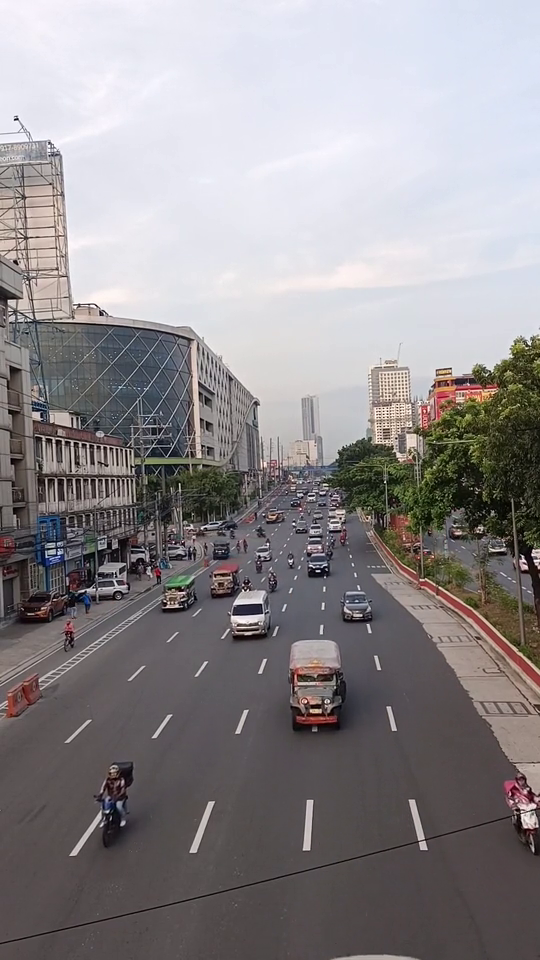
#> input picture frame 55 of traffic.mp4, 540 x 960 px
$ python vehicle_detection.py
#> lines starting #> are read from the running program, lines starting #| are printed output that depends on the picture; after the words box and inside, x2 and y2 are one past the last pixel; in counts of white or black regions, pixels touching at a corner belong together
# vehicle_detection_simple.py
# Simple vehicle detection demo that clearly shows "Camera: ACTIVE" status
# and draws a green box + "VEHICLE" label for each detection.
# Press 'q' to quit.

import cv2
import time

# Use local haarcascade file named 'haarcascade_car.xml' in same folder
CASCADE_PATH = "haarcascade_car.xml"

# Load cascade - use local file to avoid missing default cascade
car_cascade = cv2.CascadeClassifier(CASCADE_PATH)
if car_cascade.empty():
    raise IOError(f"Could not load cascade classifier from '{CASCADE_PATH}'. Make sure the file exists in the project folder.")

# Open default webcam (0). Replace with "traffic.mp4" to use a file.
cap = cv2.VideoCapture("traffic.mp4")
if not cap.isOpened():
    raise IOError("Cannot open webcam. Check camera connection or try a video file path.")

# For FPS calculation
prev_time = time.time()
fps = 0.0

print("Camera opened. Press 'q' in the video window to quit.")

try:
    while True:
        ret, frame = cap.read()
#> frame is the input picture: shape (960, 540, 3); mean B, G, R 141, 138.6, 142.7
        if not ret:
            print("Frame not received. Exiting.")
            break

        # Resize to a reasonable width for speed/display (optional)
        frame = cv2.resize(frame, (960, 540))
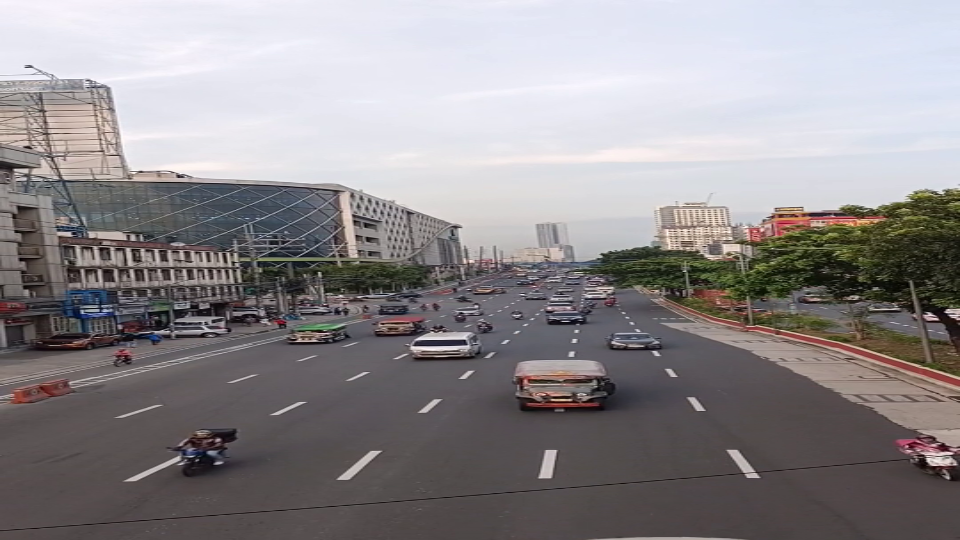
#> frame: shape (540, 960, 3); mean B, G, R 140.9, 138.5, 142.6

        # Convert to grayscale for the cascade detector
        gray = cv2.cvtColor(frame, cv2.COLOR_BGR2GRAY)
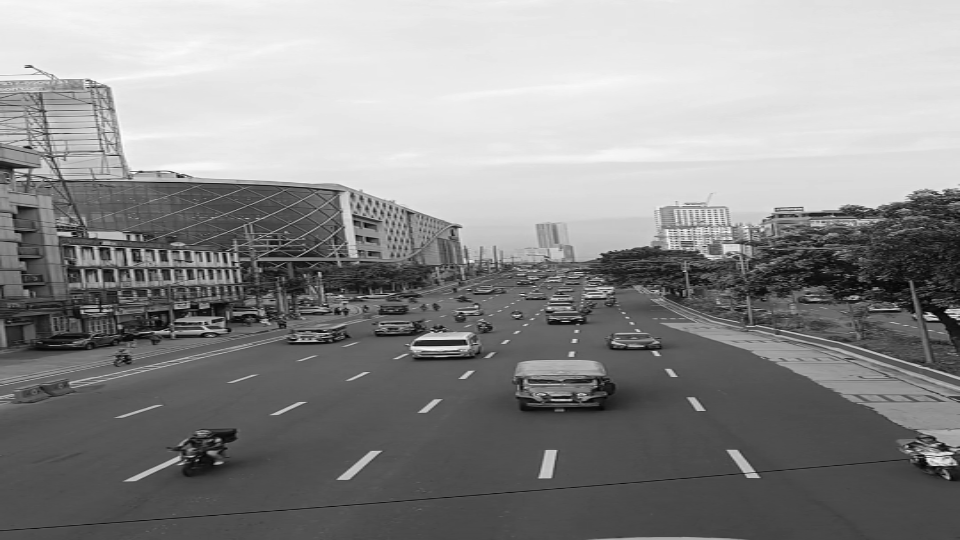
#> gray: shape (540, 960); min 0, max 253, mean 139.9

        # Detect vehicles (returns list of rectangles)
        # Tune scaleFactor and minNeighbors if detection is too noisy
        vehicles = car_cascade.detectMultiScale(gray, scaleFactor=1.2, minNeighbors=8)
#> vehicles = ()

        # Draw a status bar at the top (dark rectangle)
        cv2.rectangle(frame, (0, 0), (960, 40), (40, 40, 40), -1)

        # Compute FPS
        current_time = time.time()
        fps = 0.9 * fps + 0.1 * (1.0 / (current_time - prev_time)) if current_time != prev_time else fps
        prev_time = current_time
        fps_text = f"FPS: {fps:.1f}"

        if len(vehicles) == 0:
            # No vehicles detected: show camera active + no vehicle message
            status_text = "Camera: ACTIVE — No vehicle"
            cv2.putText(frame, status_text, (10, 25), cv2.FONT_HERSHEY_SIMPLEX, 0.7, (200, 200, 200), 2)
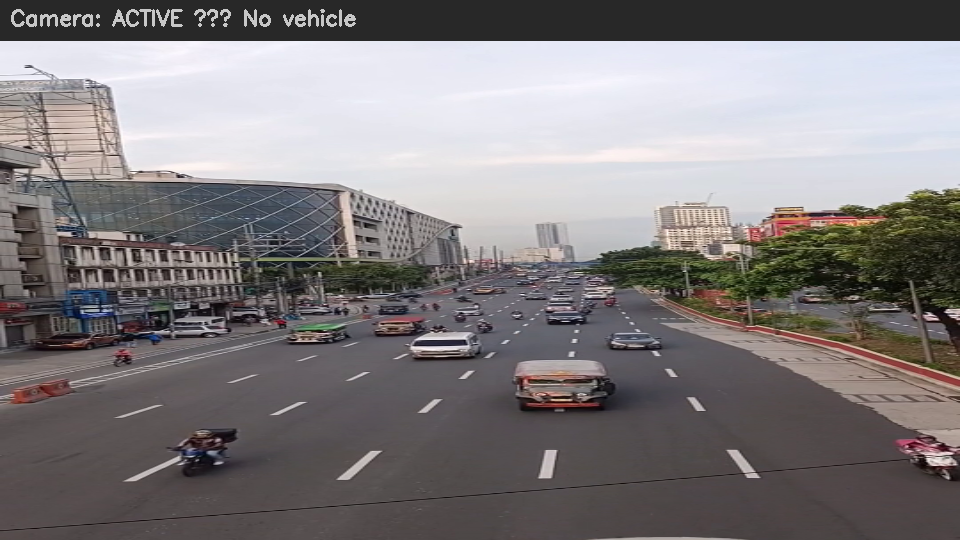
#> frame: shape (540, 960, 3); mean B, G, R 126, 124.6, 128.9
            cv2.putText(frame, fps_text, (760, 25), cv2.FONT_HERSHEY_SIMPLEX, 0.6, (200, 200, 200), 1)
#> frame: shape (540, 960, 3); 0.03% of pixels changed, all inside (x1, y1, x2, y2) = (762, 12, 840, 26)
        else:
            # At least one vehicle detected: draw green boxes and label "VEHICLE"
            status_text = "Camera: ACTIVE — VEHICLE"
            cv2.putText(frame, status_text, (10, 25), cv2.FONT_HERSHEY_SIMPLEX, 0.7, (0, 200, 0), 2)
            cv2.putText(frame, fps_text, (760, 25), cv2.FONT_HERSHEY_SIMPLEX, 0.6, (200, 200, 200), 1)

            for (x, y, w, h) in vehicles:
                # Draw green bounding box
                cv2.rectangle(frame, (x, y), (x + w, y + h), (0, 255, 0), 2)
                # Put label "VEHICLE" above the box
                cv2.putText(frame, "VEHICLE", (x, y - 8), cv2.FONT_HERSHEY_SIMPLEX, 0.7, (0, 255, 0), 2)

        # Show the frame
        cv2.imshow("Vehicle Detection", frame)

        # Exit on 'q'
        if cv2.waitKey(1) & 0xFF == ord('q'):
#> (key q is pressed here)
            break

except KeyboardInterrupt:
    print("Interrupted by user (KeyboardInterrupt).")

finally:
    # Always release camera and close windows
    if cap.isOpened():
        cap.release()
    cv2.destroyAllWindows()
    print("Camera released and windows closed.")

$ run again, starting later in the video
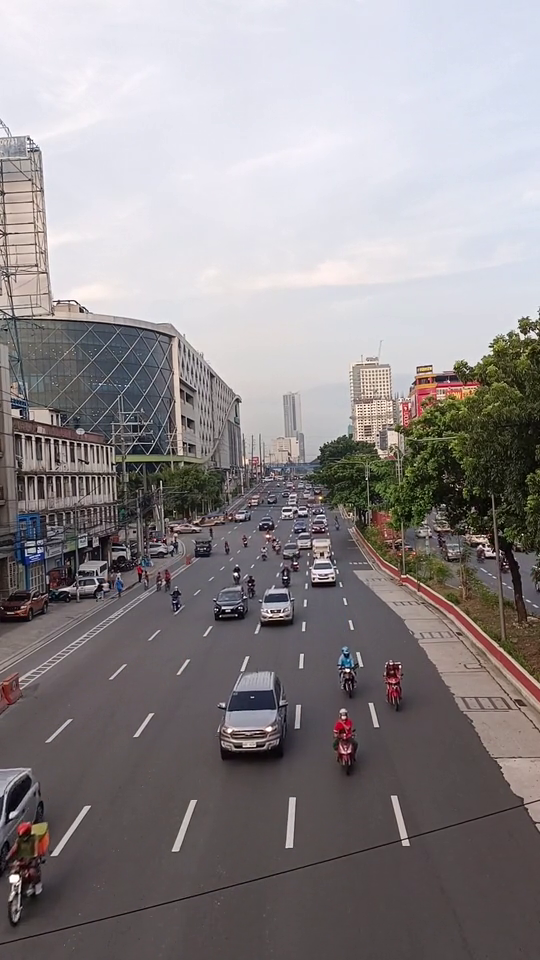
#> input picture frame 247 of traffic.mp4, 540 x 960 px
#> frame is the input picture: shape (960, 540, 3); mean B, G, R 139.6, 137.5, 142.7
#> `gray = cv2.cvtColor(frame, cv2.COLOR_BGR2GRAY)`:
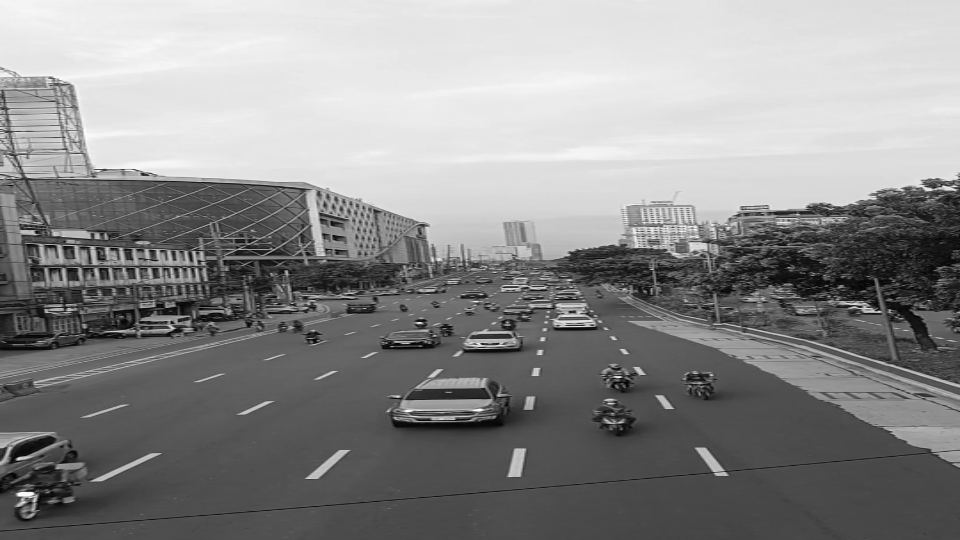
#> gray: shape (540, 960); min 1, max 255, mean 139.2
#> vehicles = [[336, 277, 53, 53]]
#> the loop `for (x, y, w, h) in vehicles:` made 1 pass
#> after the loop `for (x, y, w, h) in vehicles:`:
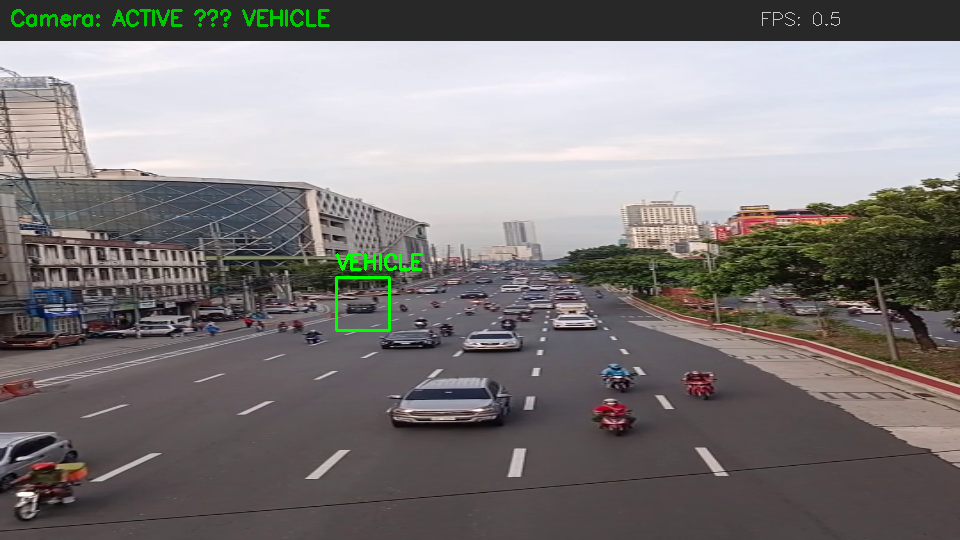
#> frame: shape (540, 960, 3); mean B, G, R 123.9, 124.2, 128

$ run again, starting later in the video
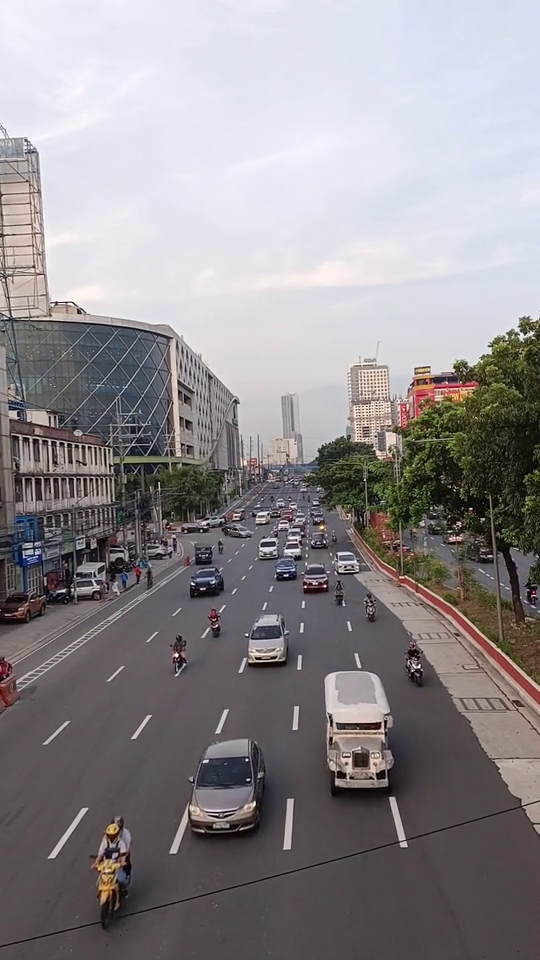
#> input picture frame 440 of traffic.mp4, 540 x 960 px
#> frame is the input picture: shape (960, 540, 3); mean B, G, R 141.1, 138.5, 142.6
#> `gray = cv2.cvtColor(frame, cv2.COLOR_BGR2GRAY)`:
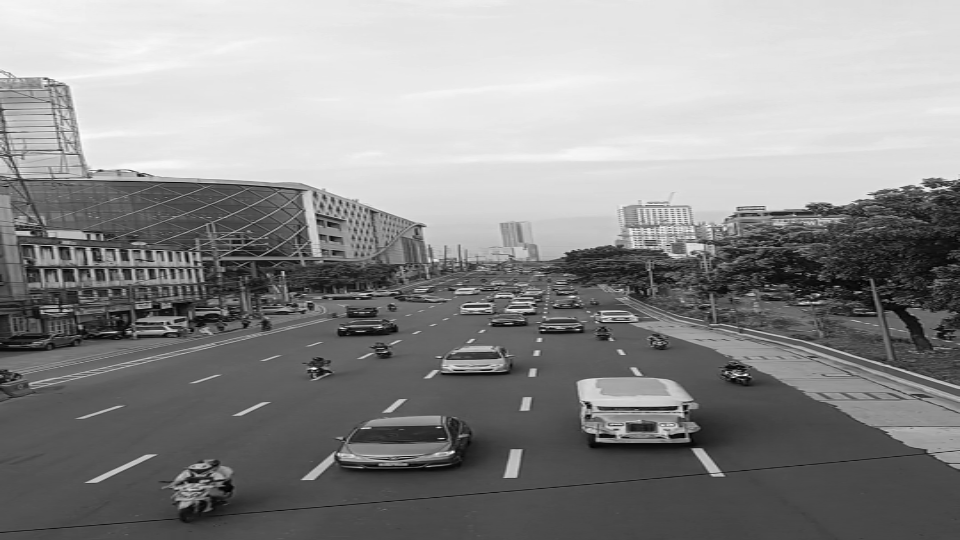
#> gray: shape (540, 960); min 1, max 255, mean 139.9
#> vehicles = ()
#> `cv2.putText(frame, status_text, (10, 25), cv2.FONT_HERSHEY_SIMPLEX, 0...`:
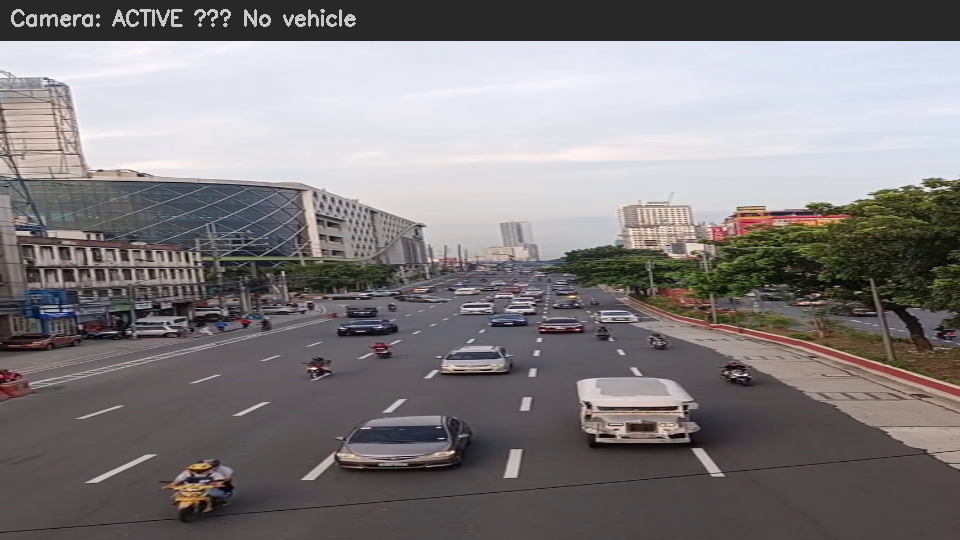
#> frame: shape (540, 960, 3); mean B, G, R 126.3, 124.7, 129
